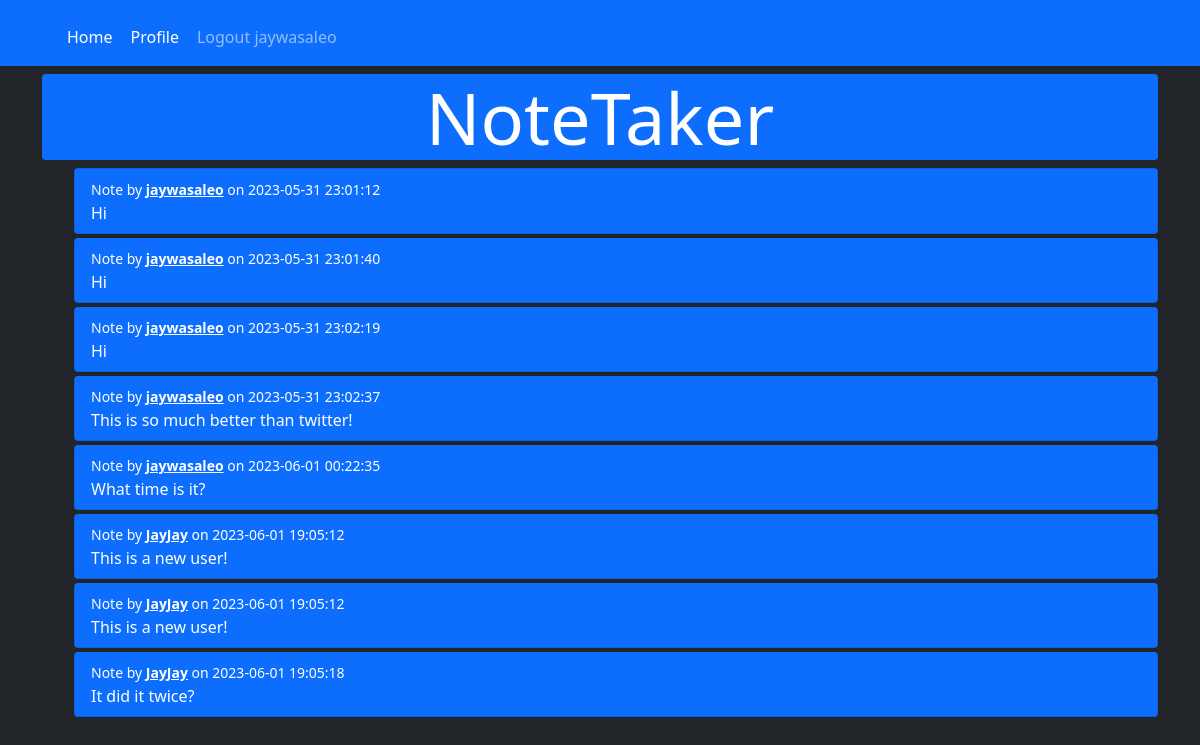
Page / (signed in) on the earlier database version.
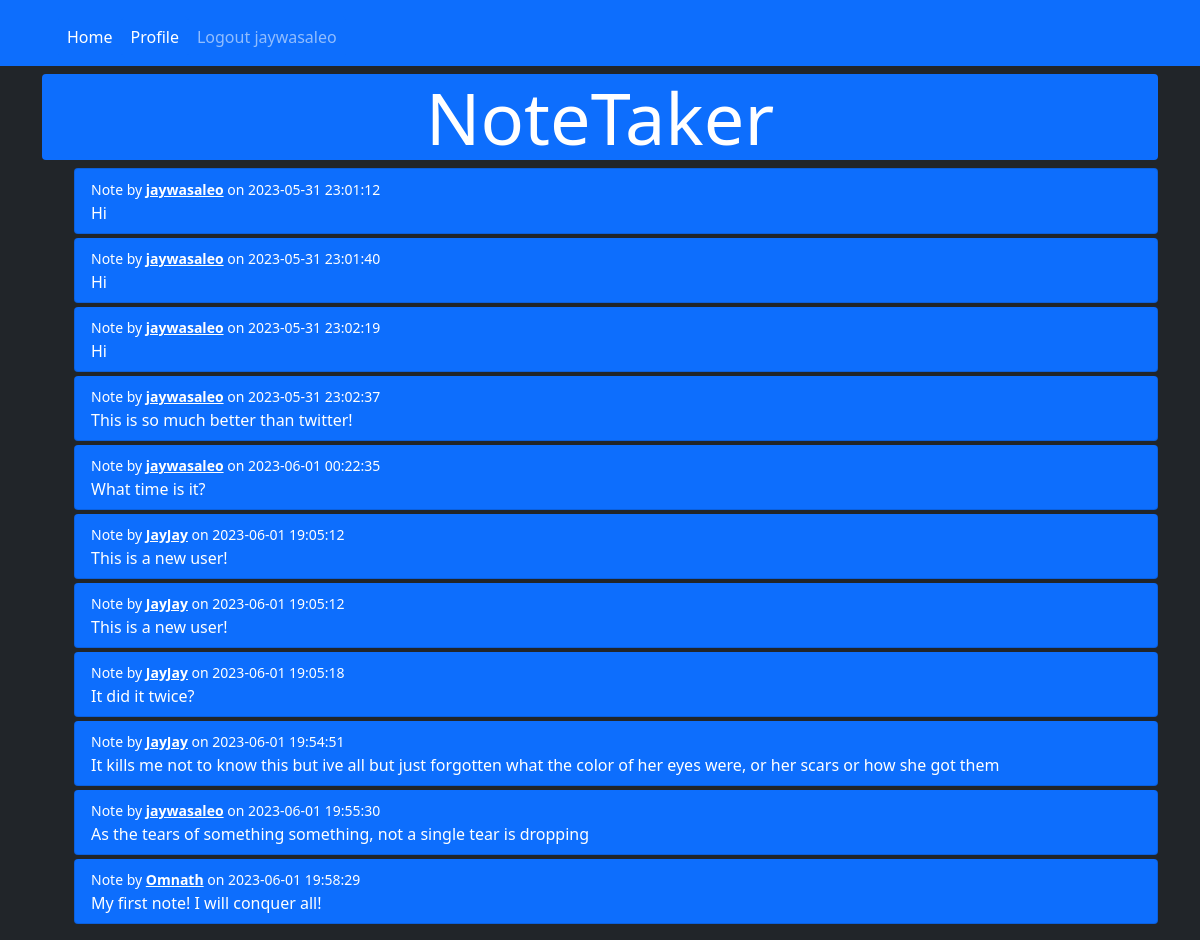
Same page on the later database version.
### website/models.py (models this page shows)
class User(db.Model, UserMixin):
    id = db.Column(db.Integer, primary_key = True)
    email = db.Column(db.String(150), unique = True)
    password = db.Column(db.String(150))
    username = db.Column(db.String(50))
    notes = db.relationship('Note')

class Note(db.Model):
    id = db.Column(db.Integer, primary_key = True)
    data = db.Column(db.String(10000))
    date = db.Column(db.DateTime(timezone = True), default = func.now())
    user_id = db.Column(db.Integer, db.ForeignKey('user.id'))

### website/views.py (the view, shortened to what this page needs)
@views.route('/', methods=['GET', 'POST'])
@login_required
def home():
    all_notes = Note.query.all()
    all_users = User.query.all()
    return render_template("home.html", user=current_user, notelist=all_notes, userlist=all_users)

### website/__init__.py (called while the page is built)
def create_app():
    app = Flask(__name__)
    app.config['SECRET_KEY'] = 'asddfgghjhjk'
    app.config['SQLALCHEMY_DATABASE_URI'] = f'sqlite:///{DB_NAME}'
    db.init_app(app)
    from .views import views
    from .auth import auth
    app.register_blueprint(views, url_prefix='/')
    app.register_blueprint(auth, url_prefix='/')
    from .models import User, Note
    with app.app_context():
        db.create_all()
    login_manager = LoginManager()
    login_manager.login_view = 'auth.login'
    login_manager.init_app(app)
    @login_manager.user_loader
    def load_user(id):
        return User.query.get(int(id))
    return app

### website/templates/home.html
{% extends "base.html" %} {% block title %}Home{% endblock %}
{% block content%}
<h1 class="display-2 text-center bg-primary rounded">
    NoteTaker
</h1>
<ul>
    {% for note in notelist %}
        {% for user in userlist %}
            {% if user.id == note.user_id %}
                <li class="list-group-item my-1 rounded bg-primary text-white">
                    <small>Note by <b><a class="text-white" href="{{ url_for('views.user', username=user.username) }}">{{user.username}}</a></b> on {{note.date}}</small>
                    <br />
                    {{ note.data }}
                </li>
            {% endif %}
        {% endfor %}
    {% endfor %}
</ul>
{% endblock %}

### website/templates/base.html (shortened to what this page needs)
<!DOCTYPE html>
<html lang="en">
<head>
    <link href="https://cdn.jsdelivr.net/npm/bootstrap@5.0.2/dist/css/bootstrap.min.css" rel="stylesheet">
</head>
<body class="bg-dark text-white">
    <nav class="navbar navbar-expand-md navbar-dark bg-primary">
        <div class="container-xl">
            <div class="ms-3 mt-2 collapse navbar-collapse" id="main-nav">
                <ul class="navbar-nav">
                    {% if user.is_authenticated %}
                    <li class="nav-item"><a class="btn btn-primary nav-link text-white" id="home" href="/">Home</a></li>
                    <li class="nav-item"><a class="btn btn-primary nav-link text-white" id="user" href="{{ url_for('views.user', username=current_user.username) }}">Profile</a></li>
                    <li class="nav-item"><a class="btn btn-primary nav-link" id="logout" href="/logout">Logout {{current_user.username}}</a></li>
                    {% else %}
                    <li class="nav-item"><a class="btn btn-primary nav-link" id="login" href="login">Login</a></li>
                    <li class="nav-item"><a class="btn btn-primary nav-link" id="signup" href="signup">Sign Up</a></li>
                    {% endif %}
                </ul>
            </div>
        </div>
    </nav>
    <div class="container mt-2">
        {% block content %}
        {% endblock %}
    </div>
</body>
</html>

Differences in the rows shown:
added Note: date "2023-06-01 19:54:51", data "It kills me not to know this but ive all but just forgotten what the color of her eyes were, or her scars or how she got them", User (username "JayJay")
added Note: date "2023-06-01 19:55:30", data "As the tears of something something, not a single tear is dropping", User (username "jaywasaleo")
added Note: date "2023-06-01 19:58:29", data "My first note! I will conquer all!"
added User: username "Omnath"
